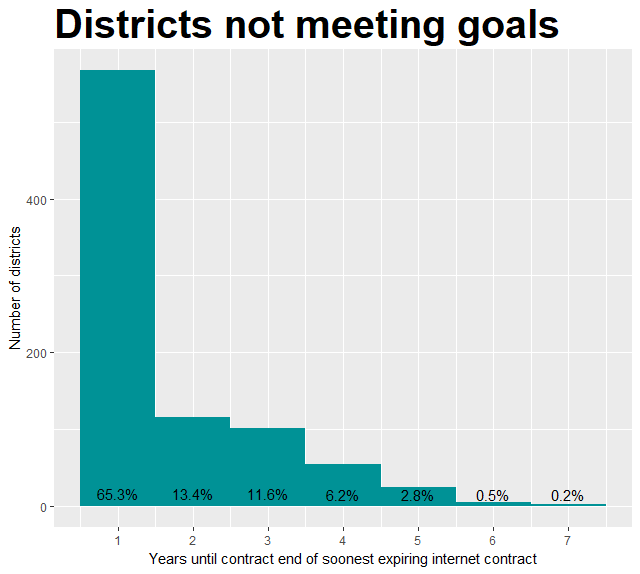

R code for this plot:
## =========================================
##
## Create histograms
##
## =========================================

## Clearing memory
rm(list=ls())

## set working directory
setwd("C:/Users/jesch/OneDrive/Documents/GitHub/ficher/Projects_SotS_2017/connectivity/contract_end_dates")

## load packages (if not already in the environment)
packages.to.install <- c("dplyr", "ggplot2", "reshape2", "plyr")
for (i in 1:length(packages.to.install)){
  if (!packages.to.install[i] %in% rownames(installed.packages())){
    install.packages(packages.to.install[i])
  }
}
library(dplyr)
library(ggplot2)


##import and filter
districts_not_meeting_goals <- read.csv("data/districts_not_meeting.csv")

##histogram of contract end time
p.contract <- ggplot(districts_not_meeting_goals, aes(contract_end_time))
p.contract + geom_histogram(binwidth=1, fill="#009296")+
  ylab("Number of districts")+
  xlab("Years until contract end of soonest expiring internet contract")+
  scale_x_continuous(breaks = c(1,2,3,4,5,6,7))+ 
  geom_text(aes( label = scales::percent(..prop..),
                 y= ..prop.. ), stat= "count", vjust = -.5)+
  ggtitle("Districts not meeting goals")+ 
  theme(plot.title = element_text(size = 30, face = "bold"))

#create new categories
districts_not_meeting_goals$within_2020 <- ifelse(districts_not_meeting_goals$contract_end_time <= 3, 1, 2)

##histogram of contract end time
p.contract.2 <- ggplot(districts_not_meeting_goals, aes(within_2020))
p.contract.2 + geom_histogram(binwidth=.5, fill="#009296")+
  ylab("Number of districts")+
  xlab("Contract expiring within 2020")+
  scale_x_continuous(breaks = c(1,2,3,4,5,6,7))+ 
  geom_text(aes( label = scales::percent(..prop..),
                 y= ..prop.. ), stat= "count", vjust = -.5)+
  ggtitle("Districts not meeting goals")+ 
  theme(plot.title = element_text(size = 30, face = "bold"))
